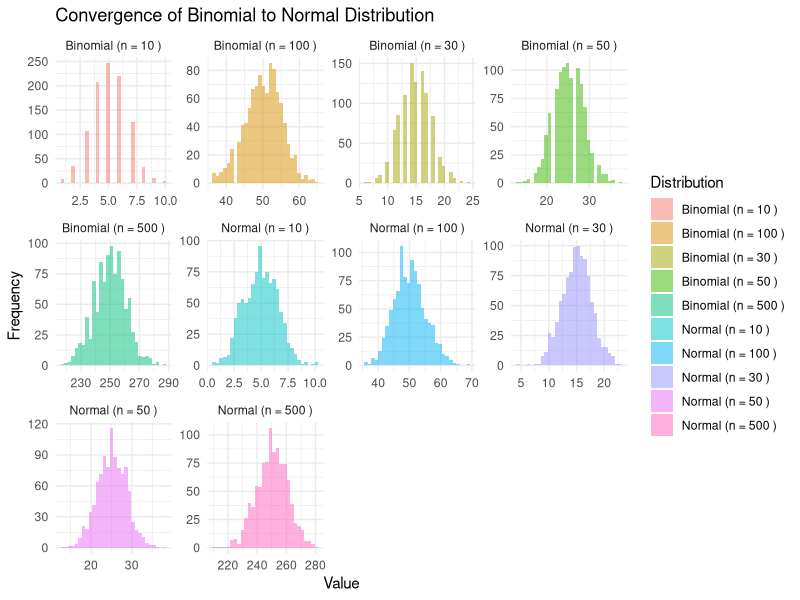

Recreate this plot in R.
## ---- chunk 1

# Install packages

install.packages("ggplot2")
install.packages("dplyr")
library(ggplot2)
library(dplyr)

## ---- chunk 2

# Generating random data

values <- c(10, 30, 50, 100, 500)  
p <- 0.5   
mean <- values * p  
sd <- sqrt(values * p * (1 - p))  


distribution_data <- function(n, p) {
  b_data <- rbinom(1000, size = n, prob = p)
  n_data <- rnorm(1000, mean = n * p, sd = sqrt(n * p * (1 - p)))
  
  data.frame(
    x = c(b_data, n_data),
    distribution = rep(c(paste("Binomial (n =", n, ")"), paste("Normal (n =", n, ")")), each = 1000)
  )
}

data <- lapply(values, function(n) 
  distribution_data(n, p)) %>%
  bind_rows() 

## ---- chunk 3

# Create histogram

ggplot(data, aes(x = x, fill = distribution)) +
  geom_histogram(position = "identity", alpha = 0.5, bins = 30) +
  facet_wrap(~ distribution, scales = "free") +
  theme_minimal() +
  labs(title = "Convergence of Binomial to Normal Distribution",
       x = "Value", y = "Frequency",
       fill = "Distribution")

